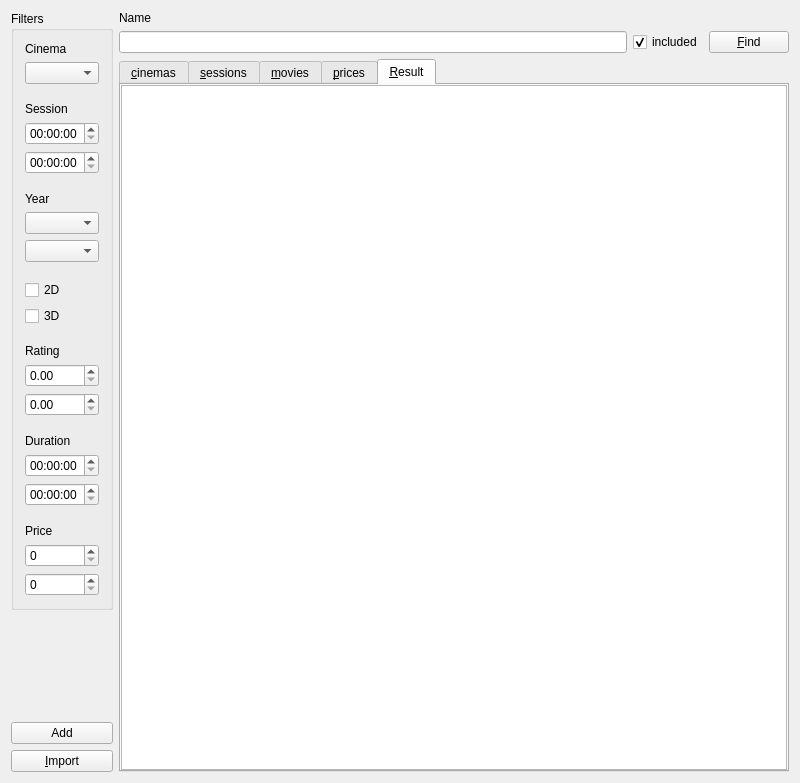
<?xml version="1.0" encoding="UTF-8"?>
<ui version="4.0">
 <class>MainWindow</class>
 <widget class="QMainWindow" name="MainWindow">
  <property name="geometry">
   <rect>
    <x>0</x>
    <y>0</y>
    <width>800</width>
    <height>783</height>
   </rect>
  </property>
  <property name="windowTitle">
   <string>lab2</string>
  </property>
  <widget class="QWidget" name="centralWidget">
   <layout class="QHBoxLayout" name="horizontalLayout_2">
    <item>
     <layout class="QHBoxLayout" name="horizontalLayout">
      <item>
       <layout class="QVBoxLayout" name="verticalLayout_4">
        <item>
         <widget class="QGroupBox" name="Filter">
          <property name="title">
           <string>Filters</string>
          </property>
          <layout class="QVBoxLayout" name="verticalLayout_3">
           <item>
            <layout class="QVBoxLayout" name="verticalLayout_2">
             <item>
              <widget class="QLabel" name="label_2">
               <property name="text">
                <string>Cinema</string>
               </property>
              </widget>
             </item>
             <item>
              <widget class="QComboBox" name="cinemasBox"/>
             </item>
             <item>
              <spacer name="verticalSpacer_2">
               <property name="orientation">
                <enum>Qt::Vertical</enum>
               </property>
               <property name="sizeType">
                <enum>QSizePolicy::Minimum</enum>
               </property>
               <property name="sizeHint" stdset="0">
                <size>
                 <width>6</width>
                 <height>12</height>
                </size>
               </property>
              </spacer>
             </item>
             <item>
              <widget class="QLabel" name="label_3">
               <property name="text">
                <string>Session</string>
               </property>
              </widget>
             </item>
             <item>
              <widget class="QTimeEdit" name="sessionsMinTime"/>
             </item>
             <item>
              <widget class="QTimeEdit" name="sessionsMaxTime"/>
             </item>
             <item>
              <spacer name="verticalSpacer_3">
               <property name="orientation">
                <enum>Qt::Vertical</enum>
               </property>
               <property name="sizeType">
                <enum>QSizePolicy::Minimum</enum>
               </property>
               <property name="sizeHint" stdset="0">
                <size>
                 <width>6</width>
                 <height>12</height>
                </size>
               </property>
              </spacer>
             </item>
             <item>
              <widget class="QLabel" name="label_4">
               <property name="text">
                <string>Year</string>
               </property>
              </widget>
             </item>
             <item>
              <widget class="QComboBox" name="yearMinBox"/>
             </item>
             <item>
              <widget class="QComboBox" name="yearMaxBox"/>
             </item>
             <item>
              <spacer name="verticalSpacer_4">
               <property name="orientation">
                <enum>Qt::Vertical</enum>
               </property>
               <property name="sizeType">
                <enum>QSizePolicy::Minimum</enum>
               </property>
               <property name="sizeHint" stdset="0">
                <size>
                 <width>6</width>
                 <height>12</height>
                </size>
               </property>
              </spacer>
             </item>
             <item>
              <widget class="QCheckBox" name="check2DBox">
               <property name="text">
                <string>2D</string>
               </property>
              </widget>
             </item>
             <item>
              <widget class="QCheckBox" name="check3DBox">
               <property name="text">
                <string>3D</string>
               </property>
              </widget>
             </item>
             <item>
              <spacer name="verticalSpacer_5">
               <property name="orientation">
                <enum>Qt::Vertical</enum>
               </property>
               <property name="sizeType">
                <enum>QSizePolicy::Minimum</enum>
               </property>
               <property name="sizeHint" stdset="0">
                <size>
                 <width>6</width>
                 <height>12</height>
                </size>
               </property>
              </spacer>
             </item>
             <item>
              <widget class="QLabel" name="label_5">
               <property name="text">
                <string>Rating</string>
               </property>
              </widget>
             </item>
             <item>
              <widget class="QDoubleSpinBox" name="ratingMinBox">
               <property name="maximum">
                <double>10.000000000000000</double>
               </property>
              </widget>
             </item>
             <item>
              <widget class="QDoubleSpinBox" name="ratingMaxBox">
               <property name="maximum">
                <double>10.000000000000000</double>
               </property>
              </widget>
             </item>
             <item>
              <spacer name="verticalSpacer_6">
               <property name="orientation">
                <enum>Qt::Vertical</enum>
               </property>
               <property name="sizeType">
                <enum>QSizePolicy::Minimum</enum>
               </property>
               <property name="sizeHint" stdset="0">
                <size>
                 <width>6</width>
                 <height>12</height>
                </size>
               </property>
              </spacer>
             </item>
             <item>
              <widget class="QLabel" name="label_6">
               <property name="text">
                <string>Duration</string>
               </property>
              </widget>
             </item>
             <item>
              <widget class="QTimeEdit" name="durationMinTime">
               <property name="calendarPopup">
                <bool>false</bool>
               </property>
              </widget>
             </item>
             <item>
              <widget class="QTimeEdit" name="durationMaxTime"/>
             </item>
             <item>
              <spacer name="verticalSpacer_7">
               <property name="orientation">
                <enum>Qt::Vertical</enum>
               </property>
               <property name="sizeType">
                <enum>QSizePolicy::Minimum</enum>
               </property>
               <property name="sizeHint" stdset="0">
                <size>
                 <width>6</width>
                 <height>12</height>
                </size>
               </property>
              </spacer>
             </item>
             <item>
              <widget class="QLabel" name="label_7">
               <property name="text">
                <string>Price</string>
               </property>
              </widget>
             </item>
             <item>
              <widget class="QSpinBox" name="priceMinBox">
               <property name="maximum">
                <number>99999</number>
               </property>
              </widget>
             </item>
             <item>
              <widget class="QSpinBox" name="priceMaxBox">
               <property name="maximum">
                <number>99999</number>
               </property>
              </widget>
             </item>
            </layout>
           </item>
          </layout>
         </widget>
        </item>
        <item>
         <spacer name="verticalSpacer">
          <property name="orientation">
           <enum>Qt::Vertical</enum>
          </property>
          <property name="sizeHint" stdset="0">
           <size>
            <width>20</width>
            <height>40</height>
           </size>
          </property>
         </spacer>
        </item>
        <item>
         <widget class="QPushButton" name="addButton">
          <property name="text">
           <string>Add</string>
          </property>
         </widget>
        </item>
        <item>
         <widget class="QPushButton" name="importButton">
          <property name="text">
           <string>&amp;Import</string>
          </property>
         </widget>
        </item>
       </layout>
      </item>
      <item>
       <layout class="QVBoxLayout" name="verticalLayout">
        <property name="sizeConstraint">
         <enum>QLayout::SetDefaultConstraint</enum>
        </property>
        <item>
         <widget class="QLabel" name="label">
          <property name="text">
           <string>Name</string>
          </property>
         </widget>
        </item>
        <item>
         <layout class="QHBoxLayout" name="horizontalLayout_3">
          <item>
           <widget class="QLineEdit" name="findField"/>
          </item>
          <item>
           <widget class="QCheckBox" name="fullTextBox">
            <property name="text">
             <string>included</string>
            </property>
            <property name="checked">
             <bool>true</bool>
            </property>
           </widget>
          </item>
          <item>
           <widget class="QPushButton" name="findButton">
            <property name="text">
             <string>&amp;Find</string>
            </property>
           </widget>
          </item>
         </layout>
        </item>
        <item>
         <widget class="QTabWidget" name="tabWidget">
          <property name="enabled">
           <bool>true</bool>
          </property>
          <property name="layoutDirection">
           <enum>Qt::LeftToRight</enum>
          </property>
          <property name="currentIndex">
           <number>4</number>
          </property>
          <widget class="QWidget" name="tab_2">
           <attribute name="title">
            <string>&amp;cinemas</string>
           </attribute>
           <layout class="QHBoxLayout" name="horizontalLayout_5">
            <property name="spacing">
             <number>0</number>
            </property>
            <property name="leftMargin">
             <number>0</number>
            </property>
            <property name="topMargin">
             <number>0</number>
            </property>
            <property name="rightMargin">
             <number>0</number>
            </property>
            <property name="bottomMargin">
             <number>0</number>
            </property>
            <item>
             <widget class="QTableView" name="cinemasView">
              <property name="sizePolicy">
               <sizepolicy hsizetype="Expanding" vsizetype="Expanding">
                <horstretch>0</horstretch>
                <verstretch>0</verstretch>
               </sizepolicy>
              </property>
              <property name="showGrid">
               <bool>true</bool>
              </property>
              <attribute name="horizontalHeaderCascadingSectionResizes">
               <bool>false</bool>
              </attribute>
              <attribute name="verticalHeaderCascadingSectionResizes">
               <bool>false</bool>
              </attribute>
             </widget>
            </item>
           </layout>
          </widget>
          <widget class="QWidget" name="tab_3">
           <attribute name="title">
            <string>&amp;sessions</string>
           </attribute>
           <layout class="QHBoxLayout" name="horizontalLayout_6">
            <property name="spacing">
             <number>0</number>
            </property>
            <property name="leftMargin">
             <number>0</number>
            </property>
            <property name="topMargin">
             <number>0</number>
            </property>
            <property name="rightMargin">
             <number>0</number>
            </property>
            <property name="bottomMargin">
             <number>0</number>
            </property>
            <item>
             <widget class="QTableView" name="sessionsView"/>
            </item>
           </layout>
          </widget>
          <widget class="QWidget" name="tab_4">
           <attribute name="title">
            <string>&amp;movies</string>
           </attribute>
           <layout class="QHBoxLayout" name="horizontalLayout_7">
            <property name="spacing">
             <number>0</number>
            </property>
            <property name="leftMargin">
             <number>0</number>
            </property>
            <property name="topMargin">
             <number>0</number>
            </property>
            <property name="rightMargin">
             <number>0</number>
            </property>
            <property name="bottomMargin">
             <number>0</number>
            </property>
            <item>
             <widget class="QTableView" name="moviesView"/>
            </item>
           </layout>
          </widget>
          <widget class="QWidget" name="tab_5">
           <attribute name="title">
            <string>&amp;prices</string>
           </attribute>
           <layout class="QHBoxLayout" name="horizontalLayout_8">
            <property name="spacing">
             <number>0</number>
            </property>
            <property name="leftMargin">
             <number>0</number>
            </property>
            <property name="topMargin">
             <number>0</number>
            </property>
            <property name="rightMargin">
             <number>0</number>
            </property>
            <property name="bottomMargin">
             <number>0</number>
            </property>
            <item>
             <widget class="QTableView" name="pricesView"/>
            </item>
           </layout>
          </widget>
          <widget class="QWidget" name="tab">
           <property name="enabled">
            <bool>true</bool>
           </property>
           <attribute name="title">
            <string>&amp;Result</string>
           </attribute>
           <layout class="QHBoxLayout" name="horizontalLayout_9">
            <property name="spacing">
             <number>0</number>
            </property>
            <property name="leftMargin">
             <number>0</number>
            </property>
            <property name="topMargin">
             <number>0</number>
            </property>
            <property name="rightMargin">
             <number>0</number>
            </property>
            <property name="bottomMargin">
             <number>0</number>
            </property>
            <item>
             <widget class="QTableView" name="ResultView"/>
            </item>
           </layout>
          </widget>
         </widget>
        </item>
       </layout>
      </item>
     </layout>
    </item>
   </layout>
  </widget>
 </widget>
 <layoutdefault spacing="6" margin="11"/>
 <resources/>
 <connections>
  <connection>
   <sender>findField</sender>
   <signal>returnPressed()</signal>
   <receiver>findButton</receiver>
   <slot>animateClick()</slot>
   <hints>
    <hint type="sourcelabel">
     <x>416</x>
     <y>47</y>
    </hint>
    <hint type="destinationlabel">
     <x>747</x>
     <y>47</y>
    </hint>
   </hints>
  </connection>
 </connections>
</ui>
